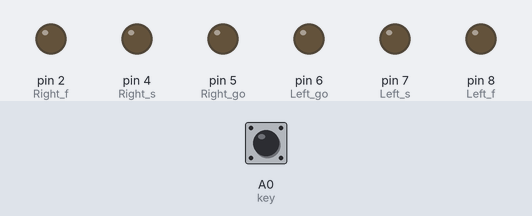
Bench run of a sketch on a simulated Arduino Uno, built with avr-gcc and run on an emulated ATmega328P. Parts: output pins drawn as LEDs (lit = HIGH). Inputs (shaded band) come from the test bench; at power-on: A0 (key) HIGH. At 1.5 s the program stops and its outputs stay as they are.

Above: at 1.2 s.
1.3 s: A0 (key) pulled LOW for 0.15 s
At 2.6 s:
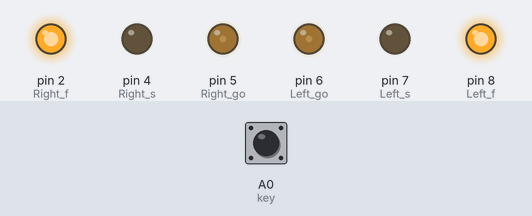
Timing chart, 0 to 3.0 s (numbered marks = the images above; inputs shaded):
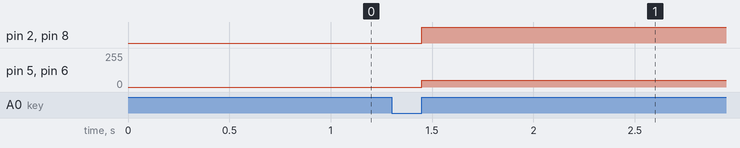

Measured:
- after the input at 1.3 s, pin 2 (Right_f), pin 8 (Left_f): LOW → HIGH after 0.15 s; pin 5 (Right_go), pin 6 (Left_go): 0/255 → 50/255 after 0.15 s

The sketch:

a.ino
```cpp
int Left_f = 8;
int Left_s = 7;
int Right_f = 2;
int Right_s = 4;
int Left_go = 6;
int Right_go = 5;
int key=A0;

void setup() {
  // put your setup code here, to run once:
  pinMode(Left_f, OUTPUT);
  pinMode(Left_s, OUTPUT);
  pinMode(Right_f, OUTPUT);
  pinMode(Right_s, OUTPUT);
  pinMode(Left_go, OUTPUT);
  pinMode(Right_go, OUTPUT);
  pinMode(A0, INPUT);
  digitalWrite(key, HIGH);

}
void key_scan()
{
  while (digitalRead(key));       //当按键没有被按下一直循环
  while (!digitalRead(key))       //当按键被按下时
  {
    delay(10);                    //延时10ms
    if (digitalRead(key)  ==  LOW)//第二次判断按键是否被按下
    {
      delay(100);
      while (!digitalRead(key));  //判断按键是否被松开
    }
  }
}
void go () {
  digitalWrite(Left_f, HIGH);
  digitalWrite(Left_s, LOW);
  digitalWrite(Right_f, HIGH);
  digitalWrite(Right_s, LOW);
  analogWrite(Left_go, 50);
  analogWrite(Right_go, 50);
}
void loop() {
  // put your main code here, to run repeatedly:
  key_scan();
  while(1){
    go();
  }
}
```
